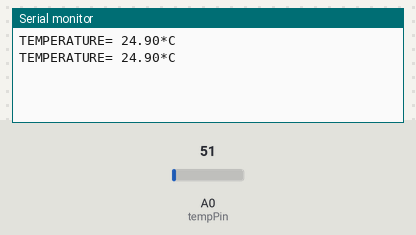
A sketch run on a simulated Arduino Uno, built with avr-gcc and run on an emulated ATmega328P. Parts: the last lines printed to the serial monitor. Inputs (shaded band) come from the test bench; at power-on: A0 (tempPin) = 51.

Above: at 1.8 s.
1.9 s: A0 (tempPin) set to 61
At 2.6 s:
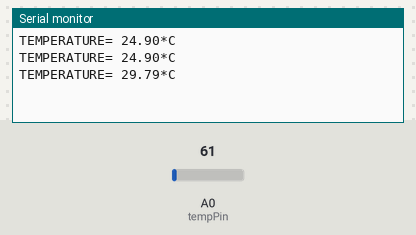
3.4 s: A0 (tempPin) set to 71
At 4.8 s:
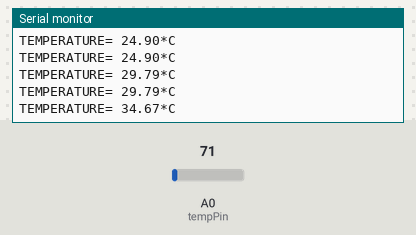
Timing chart, 0 to 6.4 s (numbered marks = the images above; inputs shaded):
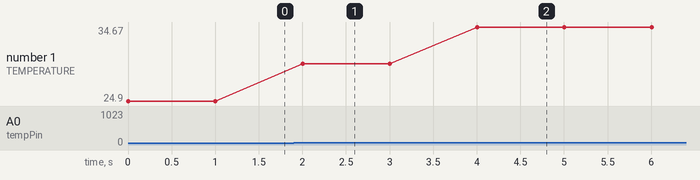

Measured:
- after the input at 1.9 s, the serial monitor: prints a new line after 0.10 s (image 1)
- after the input at 3.4 s, the serial monitor: prints a new line after 0.60 s (image 2)
- plotted number 1: 24.9 → 29.79 after the input at 1.9 s, 29.79 → 34.67 after the input at 3.4 s

The sketch:

temperature_sensor.ino
```cpp
// Calculate temperature from analog volt from LM35 sensor

float temp = 0;
int tempPin = 0;

void setup()
{

    Serial.begin(9600);
}
void loop(){

    temp = analogRead(tempPin);
    // read analog volt from sensor and save to variable temp
    temp = temp*0.48828125;
    // convert the analog volt to its temperature equivalent
    Serial.print("TEMPERATURE= ");
    Serial.print(temp);//display temperature value
    Serial.print("*C");
    Serial.println();
    delay(1000);//update sensor reading each one second

}
```
